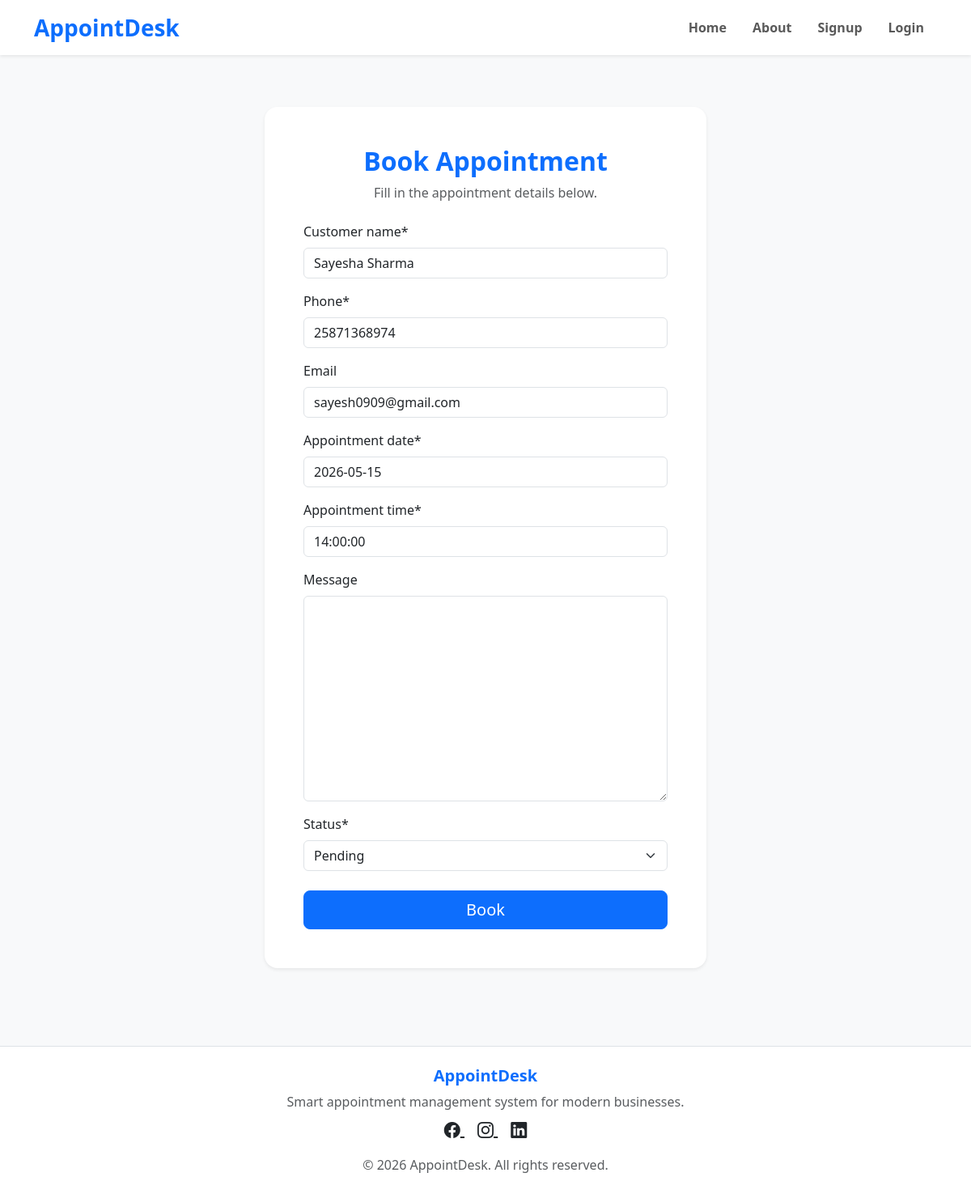
Screenshot of /appointments/update/2/ with the database file from the repository.
### appointment/models.py (models this page shows, shortened)
class Appointment(models.Model):
    STATUS_CHOICES = (
        ('Pending', 'Pending'),
        ('Completed', 'Completed'),
        ('Cancelled', 'Cancelled'),
    )
    user = models.ForeignKey(User, on_delete=models.CASCADE)
    customer_name = models.CharField(max_length=200)
    phone = models.CharField(max_length=15)
    email = models.EmailField(blank=True, null=True)
    appointment_date = models.DateField()
    appointment_time = models.TimeField()
    message = models.TextField(blank=True, null=True)
    status = models. CharField(
        max_length=20,
        choices= STATUS_CHOICES,
        default='Pending'
    )
    book_at = models.DateTimeField(auto_now_add=True)
    update_at = models.DateTimeField(auto_now_add=True)

### appointment/views.py (the view)
# urls.py: path('appointments/update/<id>/',update_view),
def update_view(request, id):
    appointment = Appointment.objects.get(id=id)
    form = AppointmentForm(instance=appointment)
    if request.method == 'POST':
        form = AppointmentForm(request.POST,instance=appointment)
        if form.is_valid():
            form.save()
            return redirect('/appointments/')
    template_name = 'appointment/add_appointment.html'
    context = {'form': form}
    return render(request, template_name, context)

### appointment/form.py
class AppointmentForm(forms.ModelForm):
    class Meta:
        model = Appointment
        fields = "__all__"
        exclude = ['user']

### templates/appointment/add_appointment.html (shortened to what this page needs)
{% extends 'base.html' %}
{% load crispy_forms_tags %}
{% block content %}
<section class="py-5 bg-light">
    <div class="container">
        <div class="row justify-content-center">
            <div class="col-md-8 col-lg-6">
                <div class="card border-0 shadow-sm rounded-4">
                    <div class="card-body p-5">
                        <div class="text-center mb-4">
                            <h2 class="fw-bold text-primary">
                                Book Appointment
                            </h2>
                            <p class="text-muted">
                                Fill in the appointment details below.
                            </p>
                        </div>
                        <form method="post">
                            {{ form|crispy }}
                            <div class="d-grid mt-4">
                                <button class="btn btn-primary btn-lg">
                                    Book
                                </button>
                            </div>
                        </form>
                    </div>
                </div>
            </div>
        </div>
    </div>
</section>
{% endblock %}

### rows the page displays
Appointment: customer_name "Sayesha Sharma", phone "25871368974", email "sayesh0909@gmail.com", appointment_date "2026-05-15", appointment_time "14:00:00", status "Pending"
